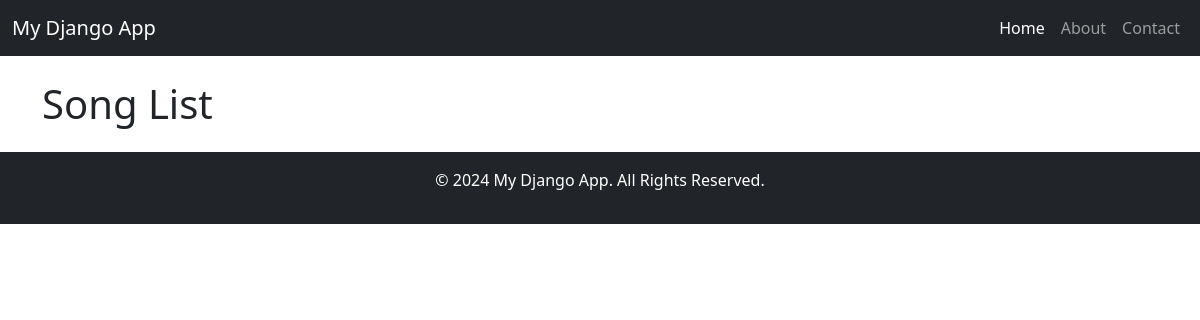
The app's page /songs/, older data.
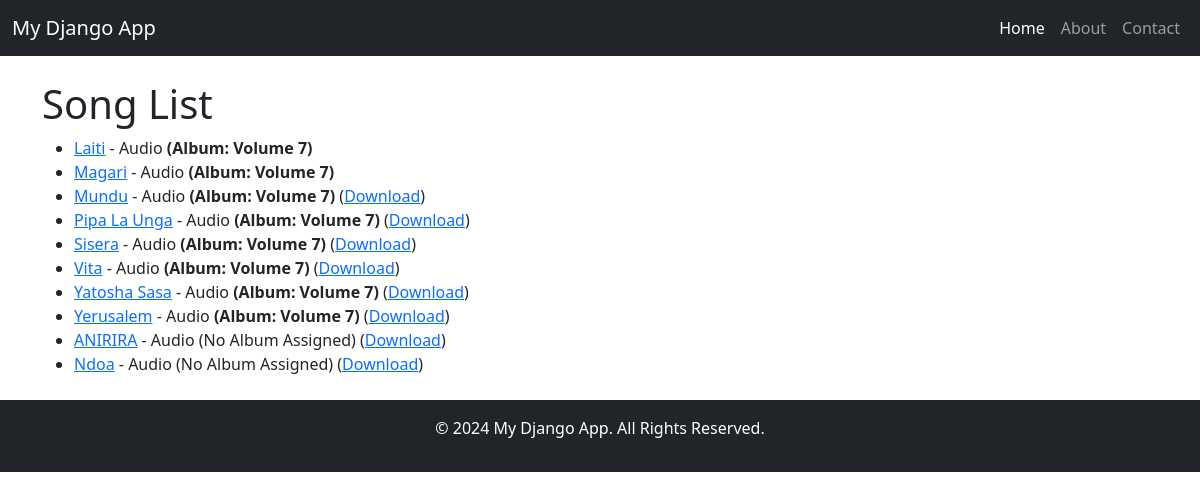
The same page, newer data.
### songs/models.py (models this page shows, shortened)
class Song(models.Model):
    AUDIO = 'audio'
    VIDEO = 'video'
    SONG_TYPE_CHOICES = [
        (AUDIO, 'Audio'),
        (VIDEO, 'Video'),
    ]
    title = models.CharField(max_length=255)
    song_type = models.CharField(max_length=10, choices=SONG_TYPE_CHOICES, default=AUDIO)
    description = models.TextField(blank=True, null=True)
    audio_file = models.FileField(upload_to='songs/audio/', blank=True, null=True)
    video_file = models.FileField(upload_to='songs/video/', blank=True, null=True)
    is_downloadable = models.BooleanField(default=False)
    uploaded_by = models.CharField(max_length=255, blank=True, null=True)
    upload_date = models.DateTimeField(auto_now_add=True)
    album = models.ForeignKey(Album, on_delete=models.CASCADE, related_name='songs', blank=True, null=True)
    def get_download_url(self):
        if self.is_downloadable:
            if self.song_type == self.AUDIO and self.audio_file:
                return self.audio_file.url
            if self.song_type == self.VIDEO and self.video_file:
                return self.video_file.url
        return None

class Album(models.Model):
    title = models.CharField(max_length=100)
    release_date = models.DateField()
    cover_image = models.ImageField(upload_to='albums/covers/')

### songs/views.py (the view)
# urls.py: path('', views.song_list, name='song_list'),
def song_list(request):
    songs = Song.objects.all()
    return render(request, 'songs/song_list.html', {'songs': songs})

### songs/templates/songs/song_list.html
{% extends 'base.html' %}
{% block content %}
    <h1>Song List</h1>
    <ul>
        {% for song in songs %}
            <li>
                <a href="{% url 'song_detail' song.id %}">{{ song.title }}</a>
                - {{ song.song_type|title }}
                {% if song.album %}
                    <strong>(Album: {{ song.album.title }})</strong>
                {% else %}
                    (No Album Assigned)
                {% endif %}
                {% if song.is_downloadable %}
                    (<a href="{{ song.get_download_url }}">Download</a>)
                {% endif %}
            </li>
        {% endfor %}
    </ul>
{% endblock %}

Row changes from the older to the newer data that the page shows:
added Song: title "Laiti", song_type "Audio", album "Volume 7"
added Song: title "Magari", song_type "Audio", album "Volume 7"
added Song: title "Mundu", song_type "Audio", album "Volume 7"
added Song: title "Pipa La Unga", song_type "Audio", album "Volume 7"
added Song: title "Sisera", song_type "Audio", album "Volume 7"
added Song: title "Vita", song_type "Audio", album "Volume 7"
added Song: title "Yatosha Sasa", song_type "Audio", album "Volume 7"
added Song: title "Yerusalem", song_type "Audio", album "Volume 7"
added Song: title "ANIRIRA", song_type "Audio", shows "(No Album Assigned)"
added Song: title "Ndoa", song_type "Audio", shows "(No Album Assigned)"
